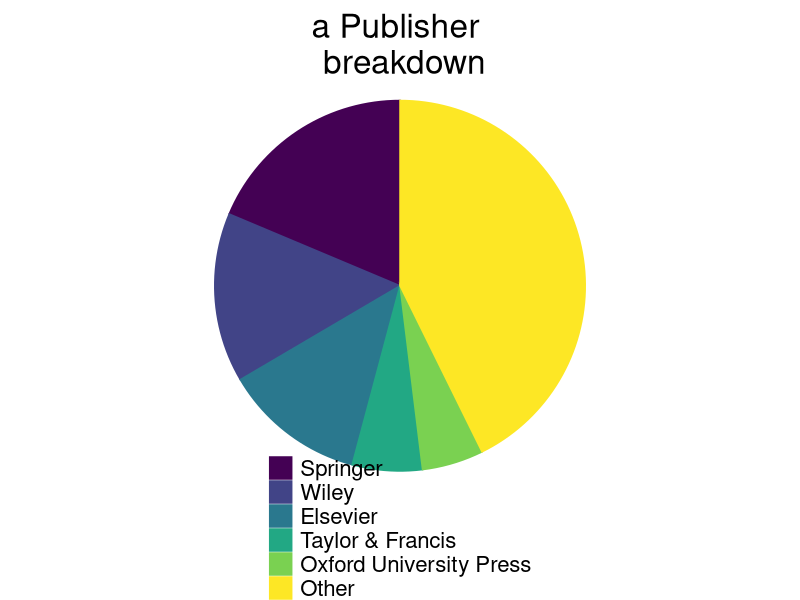
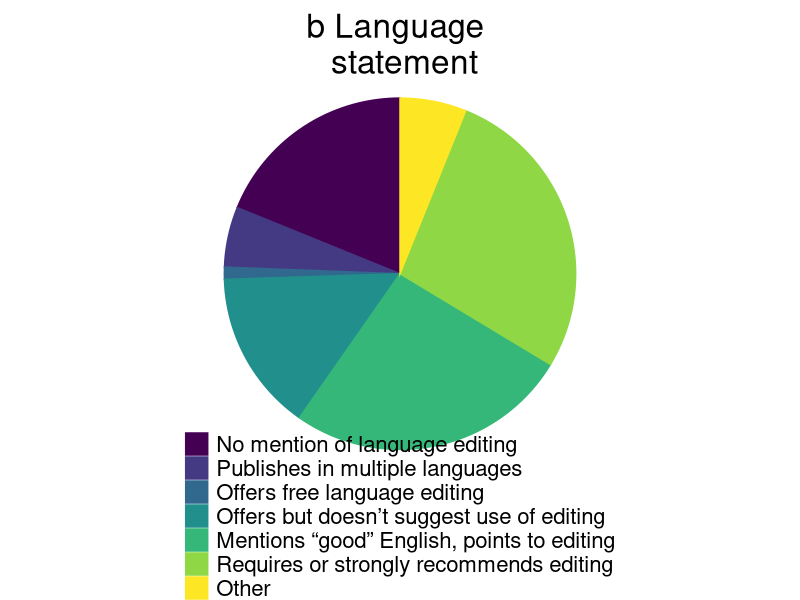
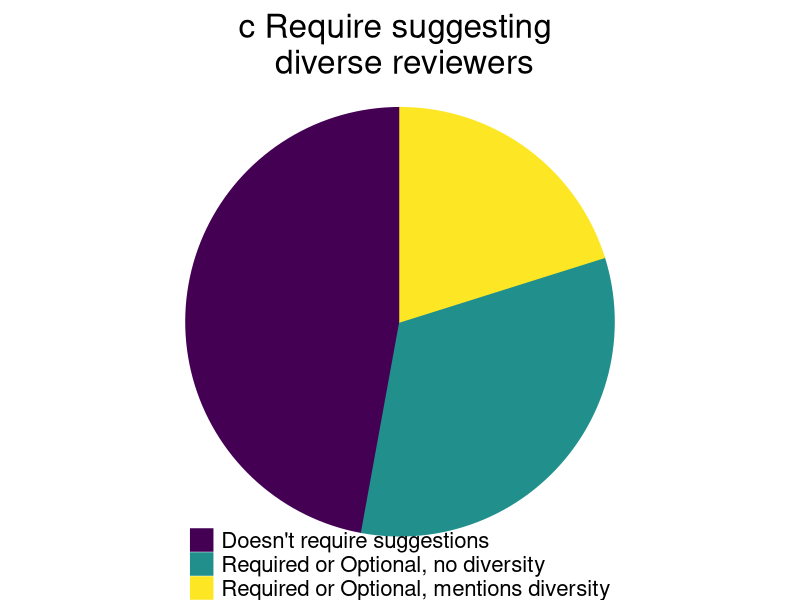
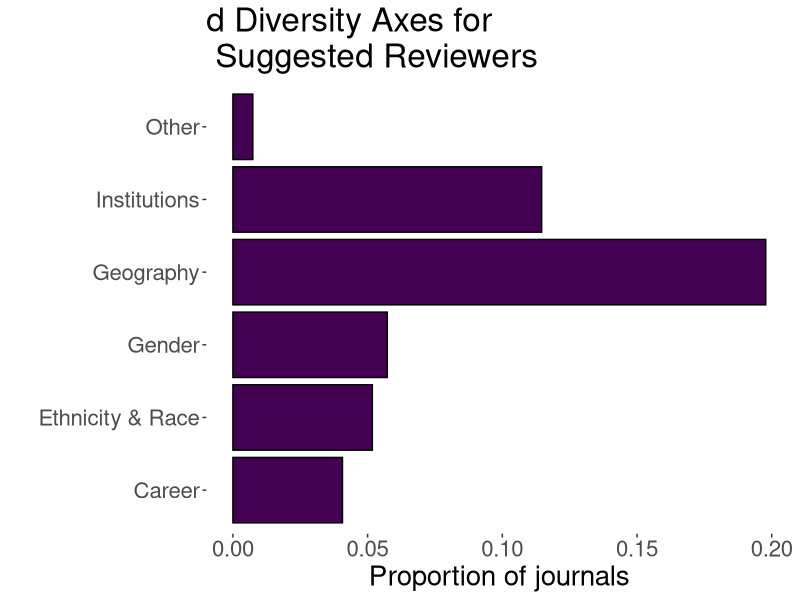
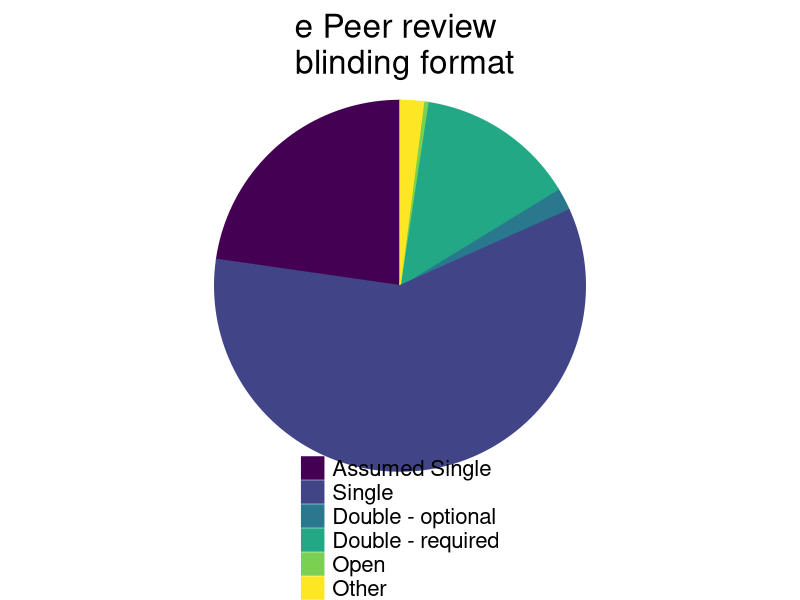
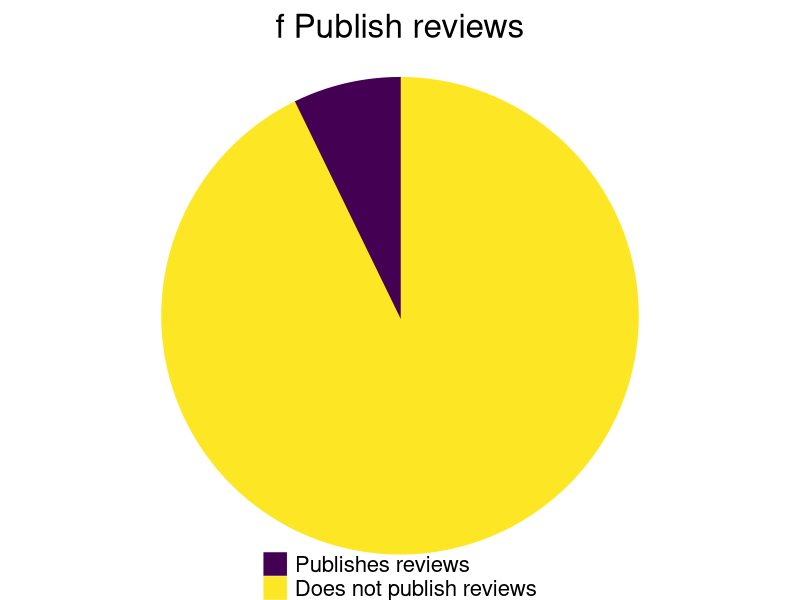
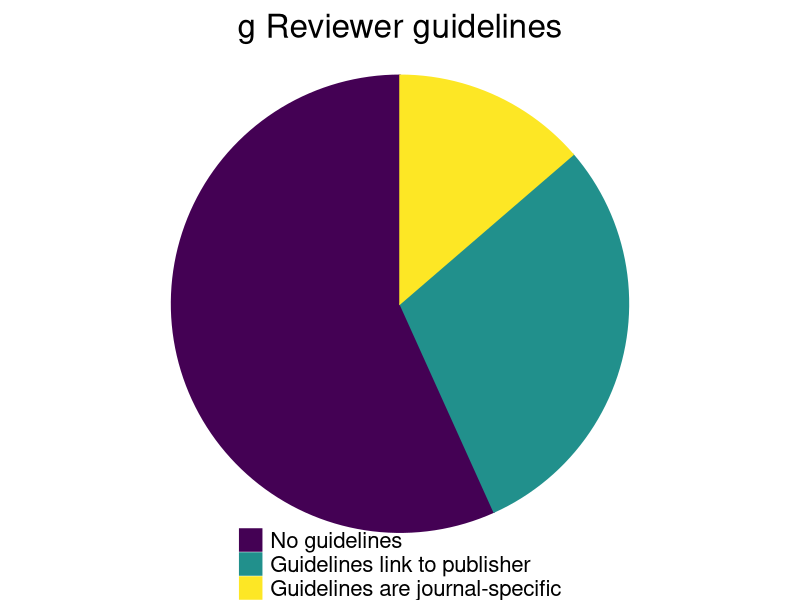
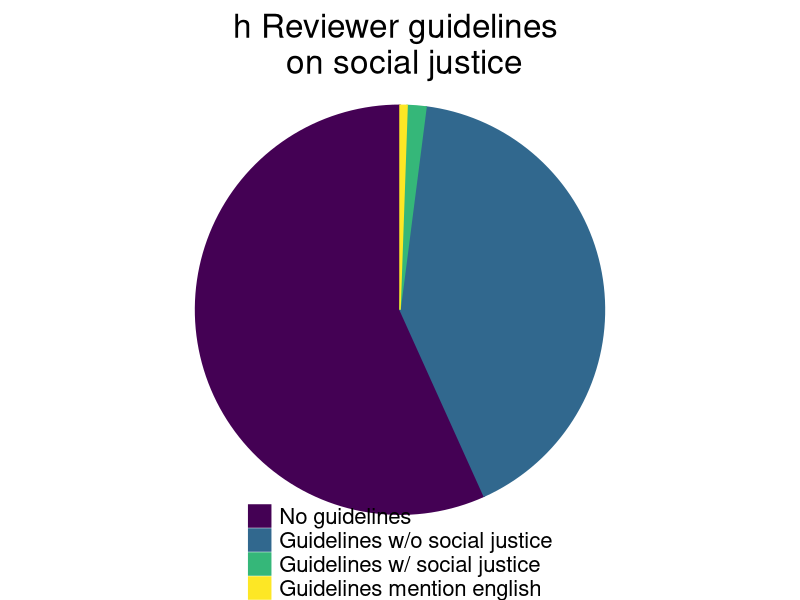

Write R code to recreate these figures, in order.
#################################################
#### Plotting journal policy data            ####
#### Created by: Courtney L Davis            #### 
#### Last modified: 18 August 2022           ####
#################################################

# Load in the necessary libraries
library(ggplot2)
library(here)


# Read in the journal policy data
policy.data <- read.csv(here("Journal Policy Data Summaries","Data","Dataset S2 EcoEvo Journal Policies.csv"))

##### Code to create pie charts describing journal policy data ####

### Plot A: By publisher of journal - broken down in to top 5 publishers and "other"
# Create bins for summarizing data
policy.data$Publisher_Top_Binned <- ifelse(policy.data$Publisher.from.JCR.but.binned.by.larger.company == "SPRINGER", "1",
                                           ifelse(policy.data$Publisher.from.JCR.but.binned.by.larger.company == "WILEY", "2",
                                                  ifelse(policy.data$Publisher.from.JCR.but.binned.by.larger.company == "ELSEVIER", "3",
                                                         ifelse(policy.data$Publisher.from.JCR.but.binned.by.larger.company == "TAYLOR AND FRANCIS", "4",
                                                                ifelse(policy.data$Publisher.from.JCR.but.binned.by.larger.company == "OXFORD UNIVERSITY PRESS", "5", "6")))))

# Create table summary for different values
publisher_df <- table(policy.data[, "Publisher_Top_Binned"])

# Convert table summary into a dataframe with proportions
publisher_df_percent = data.frame(publisher_df / sum(publisher_df))
publisher_df_percent$Freq <- as.numeric(publisher_df_percent$Freq) # convert to numeric for plotting

# Re-assign level names for plotting
levels(publisher_df_percent$Var1) <- list("Springer" = "1", 
                                         "Wiley" = "2", 
                                         "Elsevier" = "3",
                                         "Taylor & Francis" = "4", 
                                         "Oxford University Press" = "5",
                                         "Other" = "6")

# Create the plot
plot_a <- ggplot(publisher_df_percent, aes(x = "", y = Freq, fill= Var1, col = Var1)) +
  geom_bar(stat = "identity", width = 1) +
  coord_polar(theta="y", start = 0) +
  scale_fill_viridis_d() + 
  scale_colour_viridis_d() + theme_void() +
  theme(text = element_text(size = 20), 
        plot.title = element_text(hjust = 0.5, margin=margin(t=10,b=-20)), 
        legend.margin=margin(t = -50),
        legend.box.margin=margin(0,0,0,0),
        legend.position = "bottom", 
        legend.direction = "vertical",
        legend.title = element_blank()) + 
  ggtitle("a Publisher \n breakdown")

### Plot B: By journal statements on language requirements
# Data have already been binned accordingly:
# "No mention of English requirement" = 1
# "Journal publishes articles in more than one language (e.g., Spanish and English)" = 2
# "Journal offers FREE English language editing services (most progressive policies)" = 3
# "Offers editing but doesn't strongly suggest or recommend that people use it" = 4
# "Mentions authors need to use "good English" and points to fee-for-service editing" = 5
# "Requires or strongly advices ESL authors to pay for editing prior to submission (or have colleagues edit, etc.) (least progressive policies)" = 6
# "Other (describe in adjacent column)" = 7

# Create table summary for different values
language_df <- table(policy.data[, "language.requirements.binned"])

# Convert table summary into a dataframe with proportions
language_df_percent = data.frame(language_df / sum(language_df))
language_df_percent$Freq <- as.numeric(language_df_percent$Freq) # convert to numeric for plotting

# Change the labels for legend
levels(language_df_percent$Var1) <- list("No mention of language editing" = "1", 
                                        "Publishes in multiple languages" = "2", 
                                        "Offers free language editing" = "3",
                                        "Offers but doesn’t suggest use of editing" = "4", 
                                        "Mentions “good” English, points to editing" = "5",
                                        "Requires or strongly recommends editing" = "6",
                                        "Other" = "7")

# Create the plot
plot_b <- ggplot(language_df_percent, aes(x = "", y = Freq, fill= Var1, col = Var1)) +
  geom_bar(stat = "identity", width = 1) +
  coord_polar(theta="y", start = 0) +
  scale_fill_viridis_d() + 
  scale_colour_viridis_d() + theme_void() + 
  theme(text = element_text(size = 20), 
        plot.title = element_text(hjust = 0.5, margin=margin(t=10,b=-20)), 
        legend.margin=margin(t = -50),
        legend.box.margin=margin(0,0,0,0),
        legend.position = "bottom", 
        legend.direction = "vertical",
        legend.title = element_blank()) + 
  ggtitle("b Language \n statement")


### Plot C: Whether authors are required to submit names of diverse reviewers
# Data have already been binned accordingly:
# Journal doesn't require that authors suggest reviewers = 1
# Journal asks for suggested reviewers but does not mention diversity of reviewers = 2
# Journal ask for suggested reviewers and explicitly mentions 1 or more axes of diversity of reviewers = 3

# Create table summary for different values
suggest_df <- table(policy.data[, "authors.suggest.diverse.reviews.binned"])

# Convert table summary into a dataframe with proportions
suggest_df_percent = data.frame(suggest_df / sum(suggest_df))
suggest_df_percent$Freq <- as.numeric(suggest_df_percent$Freq) # convert to numeric for plotting

# Change the labels for legend
levels(suggest_df_percent$Var1) <- list("Doesn't require suggestions" = "1", "Required or Optional, no diversity" = "2",
                                         "Required or Optional, mentions diversity" = "3")

# Create the plot
plot_c <- ggplot(suggest_df_percent, aes(x = "", y = Freq, fill= Var1, col = Var1)) +
  geom_bar(stat = "identity", width = 1) +
  coord_polar(theta="y", start = 0) +
  scale_fill_viridis_d() + 
  scale_colour_viridis_d() + theme_void() + 
  theme(text = element_text(size = 20), 
        plot.title = element_text(hjust = 0.5, margin=margin(t=10,b=-20)), 
        legend.margin=margin(t = -50),
        legend.box.margin=margin(0,0,0,0),
        legend.position = "bottom", 
        legend.direction = "vertical",
        legend.title = element_blank()) + 
  ggtitle("c Require suggesting \n diverse reviewers")


### Plot E: By journal blinding format
# Create table summary for different values
journal_blinding_df <- table(policy.data[, "blind.format"])

# Convert table summary into a dataframe with proportions
journal_blinding_df_percent = data.frame(journal_blinding_df / sum(journal_blinding_df))
journal_blinding_df_percent$Freq <- as.numeric(journal_blinding_df_percent$Freq) # convert to numeric for plotting

# Re-order levels of factor
journal_blinding_df_percent$Var1 <- factor(journal_blinding_df_percent$Var1, levels = c("Assumed_single", "Single", "Double_optional","Double_required", "Open", "Other"))

# Change the labels for legend
levels(journal_blinding_df_percent$Var1) <- list("Assumed Single" = "Assumed_single","Single" = "Single", "Double - optional" = "Double_optional", "Double - required" = "Double_required",
                                        "Open" = "4", "Other" = "5")

# Create the plot
plot_e <- ggplot(journal_blinding_df_percent, aes(x = "", y = Freq, fill= Var1, col = Var1)) +
  geom_bar(stat = "identity", width = 1) +
  coord_polar(theta="y", start = 0) +
  scale_fill_viridis_d() + 
  scale_colour_viridis_d() + theme_void() + 
  theme(text = element_text(size = 20), 
        plot.title = element_text(hjust = 0.5, margin=margin(t=10,b=-20)), 
        legend.margin=margin(t = -50),
        legend.box.margin=margin(0,0,0,0),
        legend.position = "bottom", 
        legend.direction = "vertical",
        legend.title = element_blank()) + 
  ggtitle("e Peer review \n blinding format")


### Plot F: Whether the journal publishes reviews upon publication of manuscript
# Create table summary for different values
publishrev_df <- table(policy.data[, "journal.publish.peer.reviews"])

# Convert table summary into a dataframe with proportions
publishrev_df_percent = data.frame(publishrev_df / sum(publishrev_df))
publishrev_df_percent$Freq <- as.numeric(publishrev_df_percent$Freq) # convert to numeric for plotting

# Change the labels for legend
levels(publishrev_df_percent$Var1) <-  list("Publishes reviews" = "Yes", 
                                          "Does not publish reviews" = "No")
# Create the plot
plot_f <- ggplot(publishrev_df_percent, aes(x = "", y = Freq, fill= Var1, col = Var1)) +
  geom_bar(stat = "identity", width = 1) +
  coord_polar(theta="y", start = 0) +
  scale_fill_viridis_d() + 
  scale_colour_viridis_d() + theme_void() +
  theme(text = element_text(size = 20), 
        plot.title = element_text(hjust = 0.5, margin=margin(t=10,b=-20)), 
        legend.margin=margin(t = -50),
        legend.box.margin=margin(0,0,0,0),
        legend.position = "bottom", 
        legend.direction = "vertical",
        legend.title = element_blank()) + 
  ggtitle("f Publish reviews")


### Plot G: Whether the journal has reviewer guidelines that are specific to journal or publisher
# Create bins for summarizing data
policy.data$ReviewerGuidelines_Publisher_Journal_Binned <- ifelse(policy.data$guidelines.to.be.reviewer == "No", "1",
                                                                  ifelse(policy.data$guidelines.to.be.reviewer == "Yes" & policy.data$guidelines.link.publisher == "Yes", "2",
                                                                         ifelse(policy.data$guidelines.to.be.reviewer == "Yes" & policy.data$guidelines.link.publisher == "No", "3", "NA")))

# Create table summary for different values
revguide_df <- table(policy.data[, "ReviewerGuidelines_Publisher_Journal_Binned"])

# Convert table summary into a dataframe with proportions
revguide_df_percent = data.frame(revguide_df / sum(revguide_df))
revguide_df_percent$Freq <- as.numeric(revguide_df_percent$Freq) # convert to numeric for plotting

# Change the labels for legend
levels(revguide_df_percent$Var1) <- list("No guidelines" = "1", "Guidelines link to publisher" = "2", "Guidelines are journal-specific" = "3")

# Create the plot
plot_g <- ggplot(revguide_df_percent, aes(x = "", y = Freq, fill= Var1, col = Var1)) +
  geom_bar(stat = "identity", width = 1) +
  coord_polar(theta="y", start = 0) +
  scale_fill_viridis_d() + 
  scale_colour_viridis_d() + theme_void() +
  theme(text = element_text(size = 20), 
        plot.title = element_text(hjust = 0.5, margin=margin(t=10,b=-20)), 
        legend.margin=margin(t = -50),
        legend.box.margin=margin(0,0,0,0),
        legend.position = "bottom", 
        legend.direction = "vertical",
        legend.title = element_blank()) + 
  ggtitle("g Reviewer guidelines")


### Plot H: Whether journal's reviewer guidelines mention social justice
# Create bins for summarizing data
policy.data$ReviewerGuidelines_SocialJustice <- ifelse(policy.data$guidelines.to.be.reviewer == "No", "1",
                                                       ifelse(policy.data$guidelines.to.be.reviewer == "Yes" & policy.data$guidelines.social.justice == "No", "2",
                                                              ifelse(policy.data$guidelines.to.be.reviewer == "Yes" & policy.data$guidelines.social.justice == "Yes" & policy.data$guidelines.esl == "No", "3", "4")))

# Create table summary for different values
revguide_sj_df <- table(policy.data[, "ReviewerGuidelines_SocialJustice"])

# Convert table summary into a dataframe with proportions
revguide_sj_df_percent = data.frame(revguide_sj_df / sum(revguide_sj_df))
revguide_sj_df_percent$Freq <- as.numeric(revguide_sj_df_percent$Freq) # convert to numeric for plotting

# Change the labels for legend
levels(revguide_sj_df_percent$Var1) <- list("No guidelines" = "1", "Guidelines w/o social justice" = "2", "Guidelines w/ social justice" = "3","Guidelines mention english" = "4")

# Create the plot
plot_h <- ggplot(revguide_sj_df_percent, aes(x = "", y = Freq, fill= Var1, col = Var1)) +
  geom_bar(stat = "identity", width = 1) +
  coord_polar(theta="y", start = 0) +
  scale_fill_viridis_d() + 
  scale_colour_viridis_d() + theme_void() + 
  theme(text = element_text(size = 20), 
        plot.title = element_text(hjust = 0.5, margin=margin(t=10,b=-20)), 
        legend.margin=margin(t = -50),
        legend.box.margin=margin(0,0,0,0),
        legend.position = "bottom", 
        legend.direction = "vertical",
        legend.title = element_blank()) + 
  ggtitle("h Reviewer guidelines \n on social justice")




### Create bar charts for the diversity of suggested reviewers
revdiversity_geography <- table(policy.data$guidelines.multiple.countries)
revdiversity_geography_prop <- data.frame(revdiversity_geography / sum(revdiversity_geography))

revdiversity_institution <- table(policy.data$guidelines.multiple.institutions)
revdiversity_institution_prop <- data.frame(revdiversity_institution / sum(revdiversity_institution))

revdiversity_career <- table(policy.data$guidelines.ecr)
revdiversity_career_prop <- data.frame(revdiversity_career / sum(revdiversity_career))

revdiversity_gender <- table(policy.data$guidelines.gender)
revdiversity_gender_prop <- data.frame(revdiversity_gender / sum(revdiversity_gender))

revdiversity_ethnicity <- table(policy.data$guidelines.another.demographic.enthnicity.or.race)
revdiversity_ethnicity_prop <- data.frame(revdiversity_ethnicity / sum(revdiversity_ethnicity))

revdiversity_other <- table(policy.data$guidelines.another.demographic.other)
revdiversity_other_prop <- data.frame(revdiversity_other / sum(revdiversity_other))

revdiversity_fulldf <- rbind(revdiversity_geography_prop[2,], revdiversity_institution_prop[2,],
                             revdiversity_career_prop[2,], revdiversity_gender_prop[2,],
                             revdiversity_ethnicity_prop[2,],revdiversity_other_prop[2,])
revdiversity_fulldf$Category <- c("Geography", "Institutions", "Career", "Gender", "Ethnicity & Race", "Other")


# Pull all of the data together to create bar charts
revdiversity_fulldf$Freq <- as.numeric(revdiversity_fulldf$Freq)

### Plot D: Diversity axes mentioned for suggest reviewers
plot_d <- ggplot(data = revdiversity_fulldf, aes(x = Category, y = Freq)) + 
  geom_bar(stat="identity", color="black", position=position_dodge(), fill = "#440154FF")+
  theme_bw() + theme(panel.border = element_blank(),
                     panel.grid.major = element_blank(),
                     panel.grid.minor = element_blank(),
                     strip.background = element_blank(),
                     strip.text = element_blank(),
                     text = element_text(size = 20), 
                     legend.position = "none") + 
  coord_flip() + ylab("Proportion of journals") + 
  xlab("") +
  ggtitle("d Diversity Axes for \n Suggested Reviewers")
